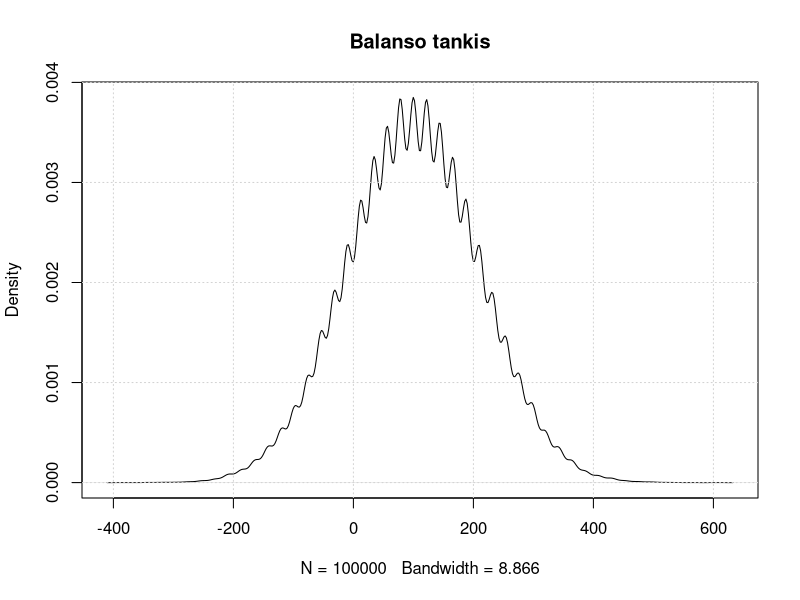

This figure's R source:
## ---- chunk 1
knitr::opts_chunk$set(echo = TRUE)
## ---- chunk 2
n <- 100000
bal <- replicate(n, sum(sample(c(12, -10), 100, replace=TRUE)))
mean(bal>0)
## ---- chunk 3
quantile(bal, 0.025)
## ---- chunk 4
quantile(bal, 0.975)
## ---- chunk 5
plot(density(bal), main="Balanso tankis")
grid()
